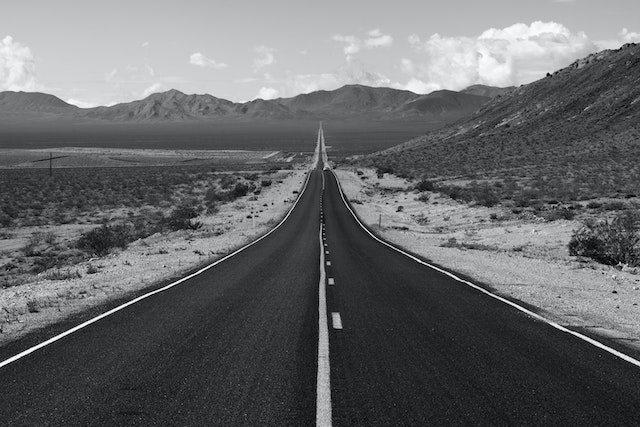
#> input picture LV1&2/src/road.jpg, 640 x 427 px, found by its file name
$ python zad3.py
#> lines starting #> are read from the running program, lines starting #| are printed output that depends on the picture
'''Skripta zadatak_3.py uˇ citava sliku ’road.jpg’. Manipulacijom odgovaraju´ ce
 numpy matrice pokušajte:
 a) posvijetliti sliku,
 b) prikazati samo drugu ˇ cetvrtinu slike po širini,
 c) zarotirati sliku za 90 stupnjeva u smjeru kazaljke na satu,
 d) zrcaliti sliku.'''

import numpy as np
import matplotlib.pyplot as plt
from PIL import Image

image_path = r'D:\OSU_LV\src\road.jpg'
image = plt.imread(image_path)
#> image is the input picture: shape (427, 640, 3); mean R, G, B 102.9, 103.9, 105.9
plt.figure()

# a) Posvijetliti sliku
image_1 = image.copy()
plt.subplot(2, 2, 1)
plt.title("a) Posvijetljena slika")
plt.imshow(image_1, alpha=0.5)
plt.axis('off')

#b) prikazati samo drugu ˇ cetvrtinu slike po širini,
image_2 = Image.open(image_path)
height, width = image_2.size
#> height = 640; width = 427
image_cropped = image_2.crop((0, height // 4, width, height//2))
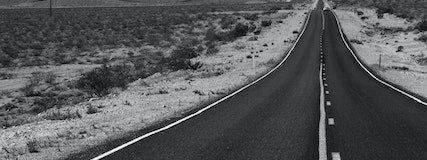
#> image_cropped: PIL image 427x160 RGB; mean R, G, B 86.1, 87.1, 89.1
plt.subplot(2, 2, 2)
plt.imshow(image_cropped)
plt.title("b) Druga četvrtina slike po širini")
plt.axis('off')

#c) zarotirati sliku za 90 stupnjeva u smjeru kazaljke na satu
image_3 = image_2.copy()
image_rotated = image_3.rotate(-90)
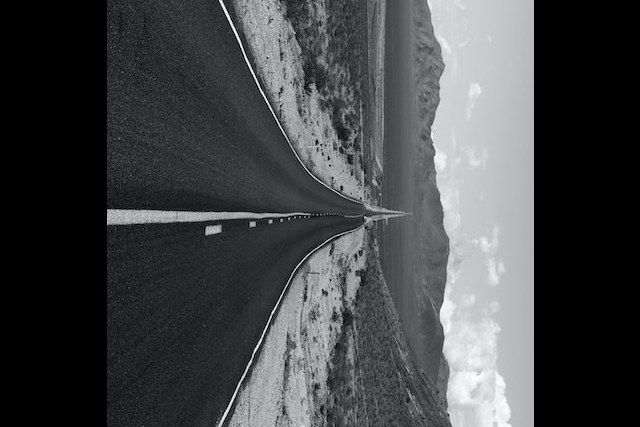
#> image_rotated: PIL image 640x427 RGB; mean R, G, B 68.3, 69, 70.3
plt.subplot(2, 2, 3)
plt.imshow(image_rotated)
plt.title("b) Zarotirana slika za 90 stupnjeva")
plt.axis('off')

#d) zrcaliti sliku.
image_4 = image_2.copy()
image_mirrored = np.fliplr(image_4)
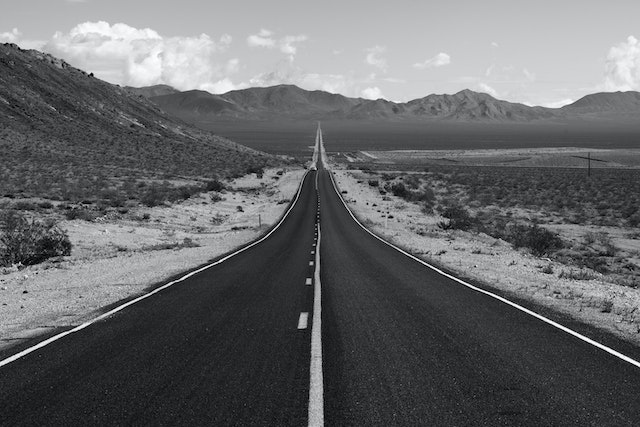
#> image_mirrored: shape (427, 640, 3); mean R, G, B 102.9, 103.9, 105.9
plt.subplot(2, 2, 4)
plt.imshow(image_mirrored)
plt.title("b) Zrcaljena slika")
plt.axis('off')
plt.show()
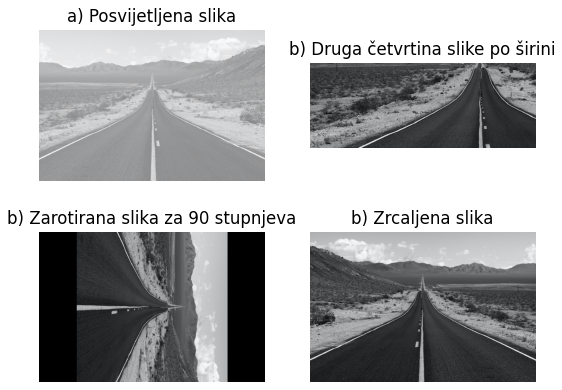
#> figure drawn by matplotlib, 4 panels
